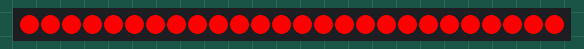
A sketch run on a simulated Arduino Uno, built with avr-gcc and run on an emulated ATmega328P. Parts: 26 RGB LEDs in strip order, left to right. Dim RGB values are drawn brighter than linear.

Above: at 0.1 s.
At 3.1 s:
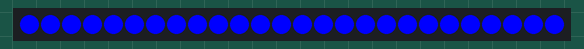
At 6.1 s:
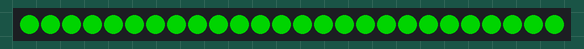

Measured:
- by itself, everything shown: repeats every 9.0 s, in 3 steps
- what the display in image 1 shows lasts 3.0 s, from 3.0 s to 6.0 s

The sketch:

fastled.ino
```cpp
#include <FastLED.h>
CRGB leds[26];
void setup() {
  // put your setup code here, to run once:
  FastLED.addLeds<WS2811, 6, GRB>(leds, 26).setCorrection( TypicalLEDStrip );
  FastLED.setBrightness(255);

}

void loop() {
  // put your main code here, to run repeatedly:
  fill_solid(leds, 26, CRGB::Red);
  FastLED.show();
  delay(3000);
  fill_solid(leds, 26, CRGB::Blue);
  FastLED.show();
  delay(3000);
  fill_solid(leds, 26, CRGB::Green);
  FastLED.show();
  delay(3000);
}
```
